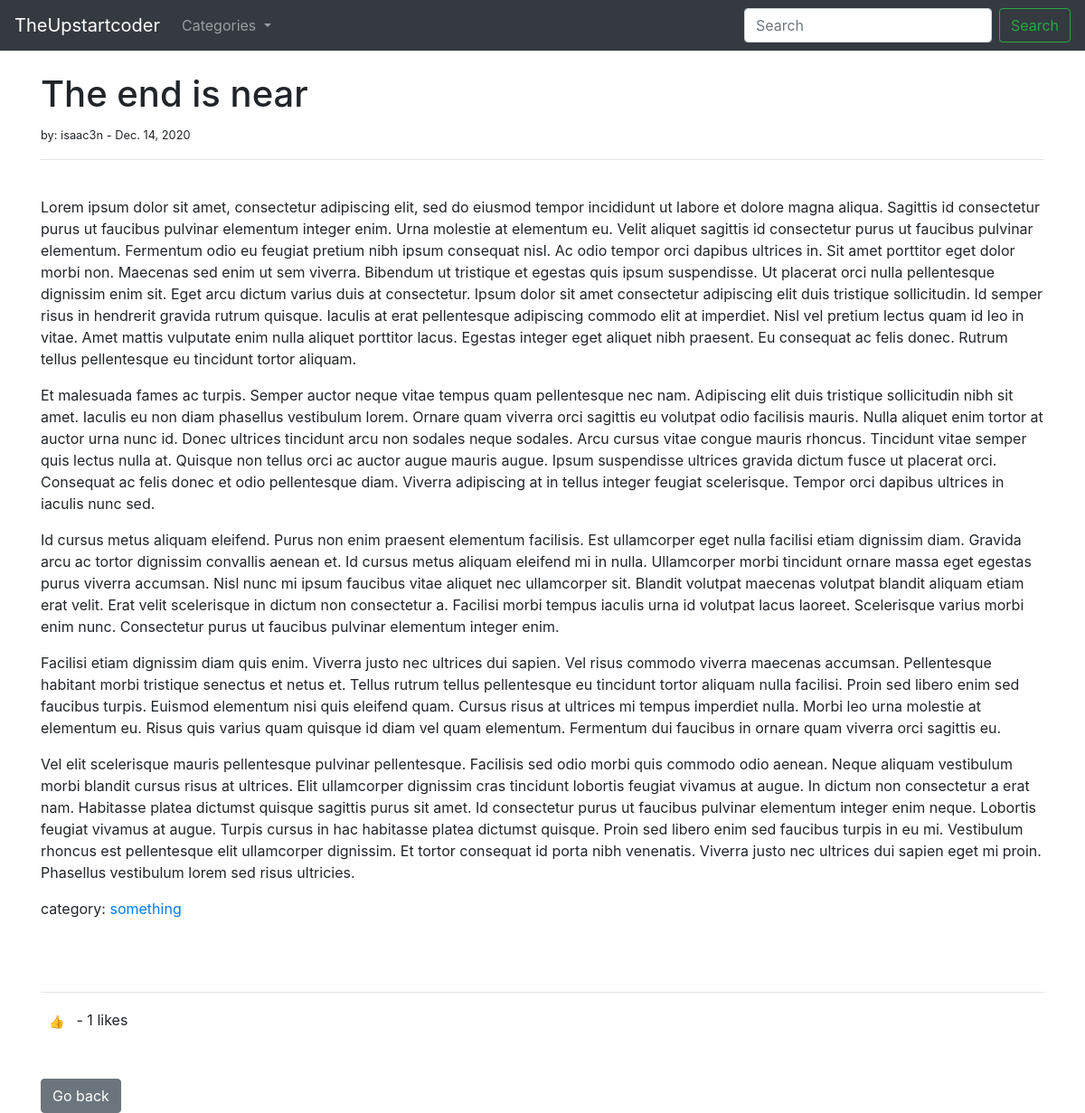
/article/7, run on the app's committed database.
### myblog/models.py (models this page shows, shortened)
class Post(models.Model):
    title = models.CharField(max_length=255)
    title_tag = models.CharField(max_length=25, default='TheUpstartcoder')
    author = models.ForeignKey(User, on_delete=models.CASCADE)
    body = models.TextField()
    pub_date =models.DateField(auto_now_add=True)
    category = models.CharField( max_length=255, default="coding")
    likes = models.ManyToManyField(User, related_name='blog_posts')
    def total_likes(self):
        return self.likes.count()

### myblog/views.py (the view)
# urls.py: path('article/<int:pk>', ArticleDetailView.as_view(), name='articles'),
class ArticleDetailView(DetailView):
    model = Post
    template_name = 'articles.html'
    def get_context_data(self, *args, **kwargs):
        cat_menu = Category.objects.all()
        context = super(ArticleDetailView, self).get_context_data(*args, **kwargs)
        stuff = get_object_or_404(Post, id=self.kwargs['pk'])
        total_likes =  stuff.total_likes()
        context['cat_menu'] = cat_menu
        context['total_likes'] = total_likes
        return context

### myblog/models.py (called while the page is built)
    def __str__(self):
        return self.name

### myblog/templates/articles.html (shortened to what this page needs)
{% extends 'base.html' %}
{% block content %}
<h1>{{ post.title }}</h1>
<small>by: {{ post.author }} - {{ post.pub_date }}</small>
<hr>
<br>
{{ post.body|safe }}
<p>category: <a href="{% url 'category' post.category|slugify %}">{{ post.category|slugify }}</a></p>
<br> <br>
<hr>
<form action= "{% url 'like_post' post.pk %}" method="POST">{% csrf_token %}
    <button type="submit" name= "post_id", value="{{ post.id }}", class="btn  bg-transparent btn-sm"> 👍 </button> - {{ total_likes }} likes
</form>
<br> <br>
<a href="{% url 'home' %}" <button type="button" class="btn btn-secondary"> Go back </button></a>
{% endblock %}

### data on the page
Post: title "The end is near", author "isaac3n", pub_date "Dec. 14, 2020", body "Lorem ipsum dolor sit amet, consectetur adipiscing elit, sed do eiusmod tempor incididunt ut labore et dolore magna aliqua. Sagittis id consectetur purus ut faucibus pulvinar elementum integer enim. Urna molestie at elementum eu. Velit aliquet sagittis id consectetur purus ut faucibus pulvinar elementum. Fermentum odio eu feugiat pretium nibh ipsum consequat nisl. Ac odio tempor orci dapibus ultrices in. Sit amet porttitor eget dolor morbi non. Maecenas sed enim ut sem viverra. Bibendum ut tristique et egestas quis ipsum suspendisse. Ut placerat orci nulla pellentesque dignissim enim sit. Eget arcu dictum varius duis at consectetur. Ipsum dolor sit amet consectetur adipiscing elit duis…", category|slugify "something"

### other printed values
{{ total_likes }} "1"
